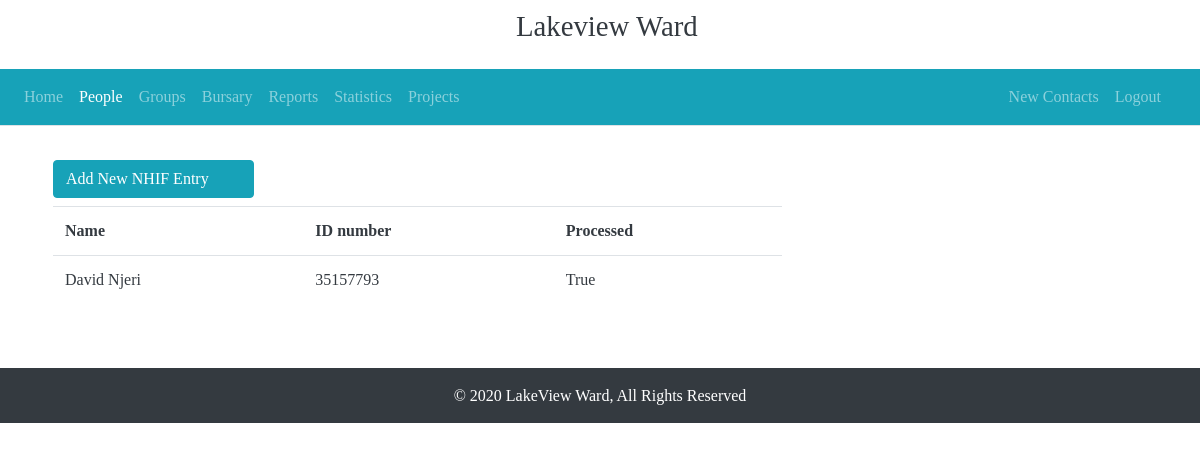
Screenshot of /nhif/ (signed in) with the database file from the repository.
### citizens/models.py (models this page shows, shortened)
class Nhif(models.Model):
    citizen = models.OneToOneField("Citizen", on_delete=models.CASCADE)
    ispending = models.BooleanField("Pending Status",default=False)
    class Meta:
        verbose_name = "NHIF"
        verbose_name_plural = "NHIF"

class Citizen(models.Model):
    id_number = models.PositiveIntegerField(primary_key=True,verbose_name="Identification Number", unique=True)
    person = models.OneToOneField("Person", on_delete=models.CASCADE)
    location = models.CharField(max_length=150)
    email = models.EmailField(max_length=255, blank=True)
    phone_number = models.CharField("Phone Number", max_length=12, blank=True, default='0704893840')
    voting_centre = models.CharField('Voting Centre', max_length=50, default='Unity Primary School')
    uploaded_to_google = models.BooleanField(default=False)
    class Meta:
        verbose_name= 'Citizen'
        verbose_name_plural = 'Citizens'

class Person(models.Model):
    GENDER = (
        ('M', 'Male'),
        ('F', 'Female')
    )
    person_id = models.UUIDField(primary_key=True, default=uuid.uuid4, editable=False)
    surname = models.CharField(max_length=50, default="")
    first_name = models.CharField(max_length=50)
    last_name = models.CharField(max_length=50)
    gender = models.CharField(choices=GENDER, max_length=10)
    dob = models.DateField("Date of Birth", auto_now=False, auto_now_add=False)
    class Meta:
        verbose_name = "Person"
        verbose_name_plural = "Persons"
    def get_person(self):
        return self.first_name+' '+self.last_name

### citizens/views.py (the view)
# urls.py: path('nhif/', NhifListView.as_view(),name = "nhif-list"),
class NhifListView(LoginRequiredMixin, ListView):
    model = Nhif
    template_name = 'nhiflist.html'
    context_object_name = 'nhifs'

### citizens/templates/nhiflist.html (shortened to what this page needs)
{% extends 'base.html' %}
{% load crispy_forms_tags %}
{% load static %}
{% block content %}
<div class="container text-dark">
    <div class="row mx-2 my-5">
        <div class="col-md-8 col-sm-12 col-xs-12">
            <div class="row mb-2">
                <a href="{% url 'nhif-create' %}" class="btn btn-info">Add New NHIF Entry
                    <i class="fa fa-plus ml-3" ></i></a>
            </div>
            <div class="row">
                <table class="table table-stripped">
                    <tr>
                        <th>Name</th>
                        <th>ID number</th>
                        <th>Processed</th>
                    </tr>
                    {% for nhif in nhifs %}
                    <tr>
                        <td>{{ nhif.citizen.person.get_person }}</td>
                        <td>{{ nhif.citizen.id_number }}</td>
                        <td>{{ nhif.ispending }}</td>
                    </tr>
                    {% endfor %}
                </table>
            </div>
        </div>
        <div class="col-md-4">
        </div>
    </div>
</div>
{% endblock %}

### citizens/static/master.css (style rules this page uses)
html, body { margin:0%; padding:0%; font-style: normal; font-family:'Times New Roman', Times, serif; font-size: medium; }

### rows the page displays
Nhif: citizen.person.get_person "David Njeri", citizen.id_number "35157793", ispending "True"
